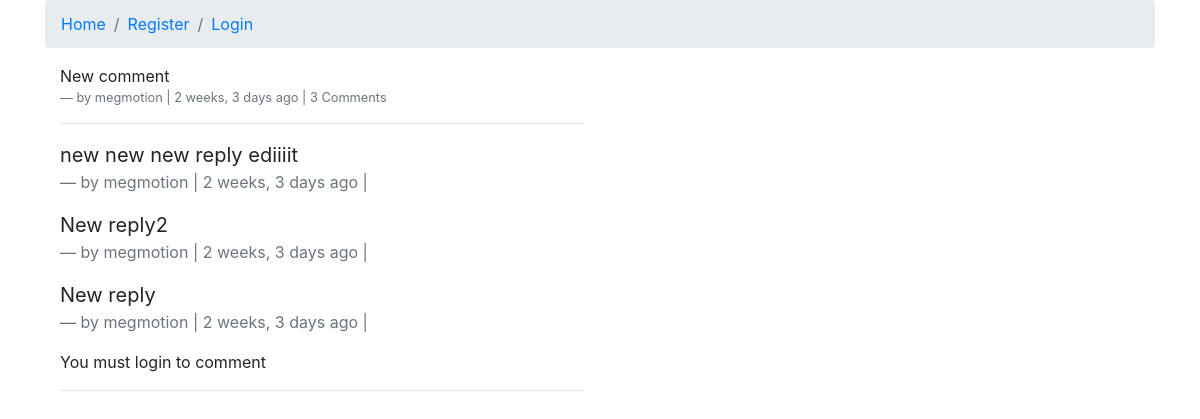
Page /comments/2/ on the committed database.
### comments/models.py (models this page shows, shortened)
class Comment(models.Model):
	user 		= models.ForeignKey(settings.AUTH_USER_MODEL, default=1, on_delete = models.SET_NULL, null=True)
	content_type = models.ForeignKey(ContentType, on_delete=models.CASCADE)
	object_id = models.PositiveIntegerField()
	content_object = GenericForeignKey('content_type', 'object_id')
	parent 		= models.ForeignKey("self", on_delete=models.CASCADE, null=True, blank=True)
	content 	= models.TextField()
	timestamp 	= models.DateTimeField(auto_now_add =True)
	objects = CommentManager()
	class Meta:
		ordering =['-timestamp']
	def children(self):
		return Comment.objects.filter(parent=self)
	@property
	def is_parent(self):
		if self.parent is not None:
			return False
		return True

### comments/views.py (the view, shortened to what this page needs)
# urls.py: re_path('(?P<id>\d+)/$', views.comment_thread, name='thread'),
def comment_thread(request, id):
	try:
		obj = Comment.objects.get(id=id)
	except:
		raise Http404
	if not obj.is_parent:
		obj = obj.parent
	initial_data = {
			"content_type": obj.content_type,
			"object_id": obj.object_id,
	}
	form = CommentForm(request.POST or None, initial=initial_data)
	context = {
		"comment": obj,
		"form": form,
	}
	return render(request, "comment_thread.html", context)

### templates/comment_thread.html (shortened to what this page needs)
{% extends "base.html" %}
{% load crispy_forms_tags %}
{% block content %}
<div class='col-sm-6 col-sm-offset-2'>
	<p class="mb-0">{{ comment.content }}</p>
	<footer class="blockquote-footer">by {{ comment.user }} | {{ comment.timestamp|timesince }} ago | {% if comment.children.count > 0%} {{ comment.children.count }} Comment{% if comment.children.count > 1%}s{% endif %}  {% endif %} </footer>
	<hr/>
		<div>
		{% for child_comment in comment.children %}
			<blockquote class="blockquote">
				<p class="mb-0">{{ child_comment.content }}</p>
				<footer class="blockquote-footer">by {{ child_comment.user }} | {{ child_comment.timestamp|timesince }} ago | {% if request.user == child_comment.user %}  <a href="{{ child_comment.get_delete_url}}" > Delete</a> {% endif %}</footer>
			</blockquote>
		{% endfor %}
		{% if request.user.is_authenticated %}
		  	<form method="POST" action="."> {% csrf_token %}
				{{ form|crispy }}
				<input type='hidden' name='parent_id' value='{{ comment.id }}'>
				<input type='submit' value='Reply' class='btn btn-primary'>
			</form>
		{% else %}
		<p>You must login to comment</p>
		{% endif %}
		</div>
	<hr/>
</div>
{% endblock content %}

### rows in the picture
Comment: content "New comment", user "megmotion", timestamp "2 weeks, 3 days", children.count "3"
Comment: content "new new new reply ediiiit", user "megmotion", timestamp "2 weeks, 3 days"
Comment: content "New reply2", user "megmotion", timestamp "2 weeks, 3 days"
Comment: content "New reply", user "megmotion", timestamp "2 weeks, 3 days"
